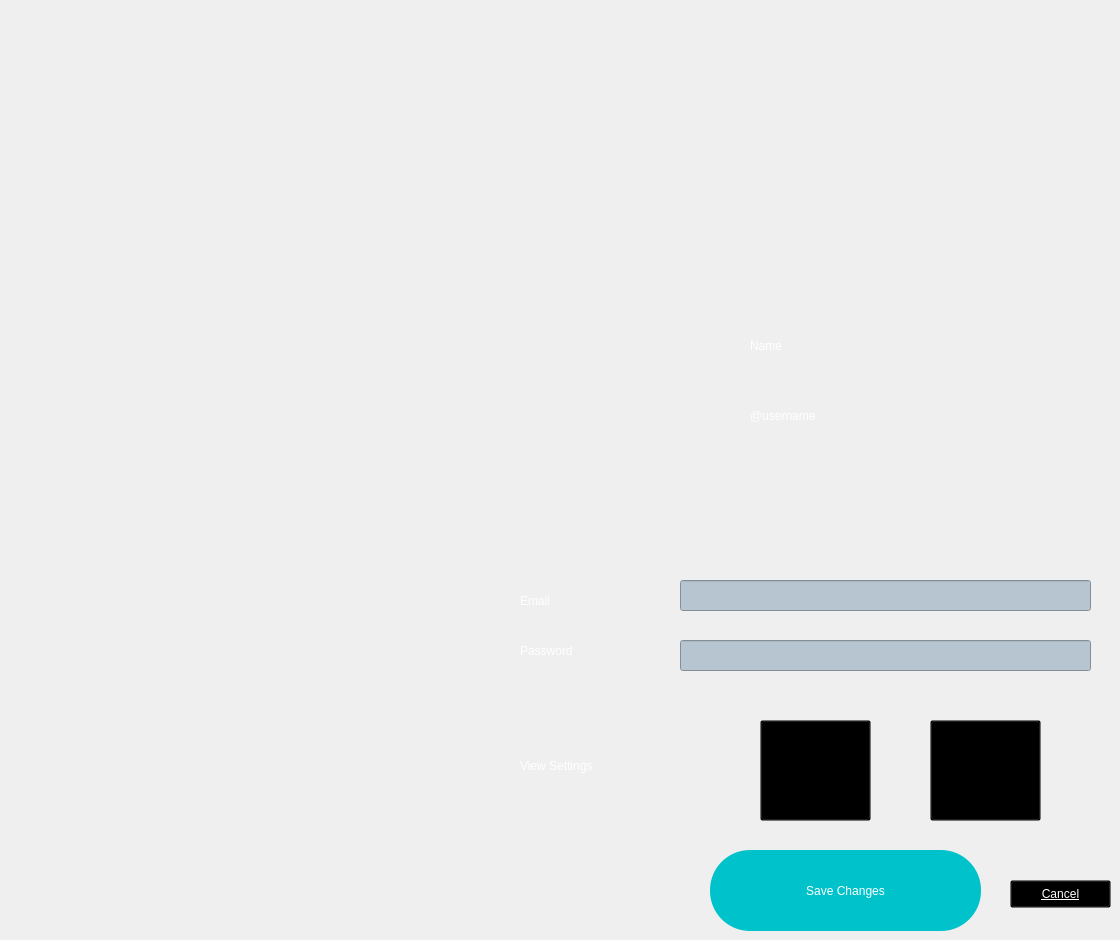
        <widget class="QWidget" name="Account">
         <property name="styleSheet">
          <string notr="true">background: url(:/bg1/settingss.png);</string>
         </property>
         <widget class="QPushButton" name="darkm">
          <property name="geometry">
           <rect>
            <x>930</x>
            <y>720</y>
            <width>111</width>
            <height>101</height>
           </rect>
          </property>
          <property name="autoFillBackground">
           <bool>false</bool>
          </property>
          <property name="styleSheet">
           <string notr="true">background: transparent;
</string>
          </property>
          <property name="text">
           <string/>
          </property>
          <property name="icon">
           <iconset resource="resources/source.qrc">
            <normaloff>:/icons/dark.png</normaloff>:/icons/dark.png</iconset>
          </property>
          <property name="iconSize">
           <size>
            <width>86</width>
            <height>76</height>
           </size>
          </property>
          <property name="checkable">
           <bool>true</bool>
          </property>
          <property name="checked">
           <bool>true</bool>
          </property>
         </widget>
         <widget class="QLabel" name="name">
          <property name="geometry">
           <rect>
            <x>750</x>
            <y>320</y>
            <width>131</width>
            <height>51</height>
           </rect>
          </property>
          <property name="styleSheet">
           <string notr="true">color: rgb(255, 255, 255);
font: 33pt &quot;Franklin Gothic Medium Cond&quot;;
background: transparent;</string>
          </property>
          <property name="text">
           <string>Name</string>
          </property>
         </widget>
         <widget class="QLabel" name="accpic">
          <property name="geometry">
           <rect>
            <x>420</x>
            <y>260</y>
            <width>251</width>
            <height>241</height>
           </rect>
          </property>
          <property name="styleSheet">
           <string notr="true">background: url(:/icons/account.png);
background-repeat: none;</string>
          </property>
          <property name="text">
           <string/>
          </property>
         </widget>
         <widget class="QLabel" name="usernamee">
          <property name="geometry">
           <rect>
            <x>750</x>
            <y>400</y>
            <width>161</width>
            <height>31</height>
           </rect>
          </property>
          <property name="styleSheet">
           <string notr="true">color: rgb(255, 255, 255);
font: 15pt &quot;Franklin Gothic Cond&quot;;
background: transparent;</string>
          </property>
          <property name="text">
           <string>@username</string>
          </property>
         </widget>
         <widget class="QLabel" name="paswd">
          <property name="geometry">
           <rect>
            <x>520</x>
            <y>640</y>
            <width>111</width>
            <height>21</height>
           </rect>
          </property>
          <property name="styleSheet">
           <string notr="true">color: rgb(255, 255, 255);
font:  14pt &quot;Franklin Gothic Cond&quot;;
background: transparent;</string>
          </property>
          <property name="text">
           <string>Password</string>
          </property>
         </widget>
         <widget class="QLabel" name="settings1">
          <property name="geometry">
           <rect>
            <x>520</x>
            <y>750</y>
            <width>151</width>
            <height>31</height>
           </rect>
          </property>
          <property name="styleSheet">
           <string notr="true">color: rgb(255, 255, 255);
font: 14pt &quot;Franklin Gothic Cond&quot;;
background: transparent;</string>
          </property>
          <property name="text">
           <string>View Settings</string>
          </property>
         </widget>
         <widget class="QLabel" name="email1">
          <property name="geometry">
           <rect>
            <x>520</x>
            <y>590</y>
            <width>71</width>
            <height>21</height>
           </rect>
          </property>
          <property name="styleSheet">
           <string notr="true">color: rgb(255, 255, 255);
font:  14pt &quot;Franklin Gothic Cond&quot;;
background: transparent;</string>
          </property>
          <property name="text">
           <string>Email</string>
          </property>
         </widget>
         <widget class="QPushButton" name="lightm">
          <property name="geometry">
           <rect>
            <x>760</x>
            <y>720</y>
            <width>111</width>
            <height>101</height>
           </rect>
          </property>
          <property name="autoFillBackground">
           <bool>false</bool>
          </property>
          <property name="styleSheet">
           <string notr="true">background: transparent;
</string>
          </property>
          <property name="text">
           <string/>
          </property>
          <property name="icon">
           <iconset resource="resources/source.qrc">
            <normaloff>:/icons/light.png</normaloff>:/icons/light.png</iconset>
          </property>
          <property name="iconSize">
           <size>
            <width>86</width>
            <height>76</height>
           </size>
          </property>
          <property name="checkable">
           <bool>true</bool>
          </property>
          <property name="checked">
           <bool>true</bool>
          </property>
         </widget>
         <widget class="QPushButton" name="save">
          <property name="geometry">
           <rect>
            <x>710</x>
            <y>850</y>
            <width>271</width>
            <height>81</height>
           </rect>
          </property>
          <property name="autoFillBackground">
           <bool>false</bool>
          </property>
          <property name="styleSheet">
           <string notr="true">font: 18pt &quot;Franklin Gothic Raw&quot;;
color: rgb(255, 255, 255);
border-radius: 40px;
padding: 10px 10px;
background: rgb(0, 194, 203);
</string>
          </property>
          <property name="text">
           <string>Save Changes</string>
          </property>
         </widget>
         <widget class="QPushButton" name="cancel">
          <property name="geometry">
           <rect>
            <x>1010</x>
            <y>880</y>
            <width>101</width>
            <height>28</height>
           </rect>
          </property>
          <property name="styleSheet">
           <string notr="true">background: transparent;
font: 12pt &quot;Franklin Gothic Raw&quot;;
text-decoration: underline;
color: rgb(255, 255, 255);
</string>
          </property>
          <property name="text">
           <string>Cancel</string>
          </property>
         </widget>
         <widget class="QLineEdit" name="em_txt">
          <property name="geometry">
           <rect>
            <x>680</x>
            <y>580</y>
            <width>411</width>
            <height>31</height>
           </rect>
          </property>
          <property name="styleSheet">
           <string notr="true">background: rgb(183, 197, 208);</string>
          </property>
          <property name="text">
           <string/>
          </property>
         </widget>
         <widget class="QLineEdit" name="psd_txt">
          <property name="geometry">
           <rect>
            <x>680</x>
            <y>640</y>
            <width>411</width>
            <height>31</height>
           </rect>
          </property>
          <property name="styleSheet">
           <string notr="true">background: rgb(183, 197, 208);</string>
          </property>
          <property name="text">
           <string/>
          </property>
         </widget>
         <zorder>psd_txt</zorder>
         <zorder>em_txt</zorder>
         <zorder>darkm</zorder>
         <zorder>name</zorder>
         <zorder>accpic</zorder>
         <zorder>usernamee</zorder>
         <zorder>paswd</zorder>
         <zorder>settings1</zorder>
         <zorder>email1</zorder>
         <zorder>lightm</zorder>
         <zorder>save</zorder>
         <zorder>cancel</zorder>
        </widget>
